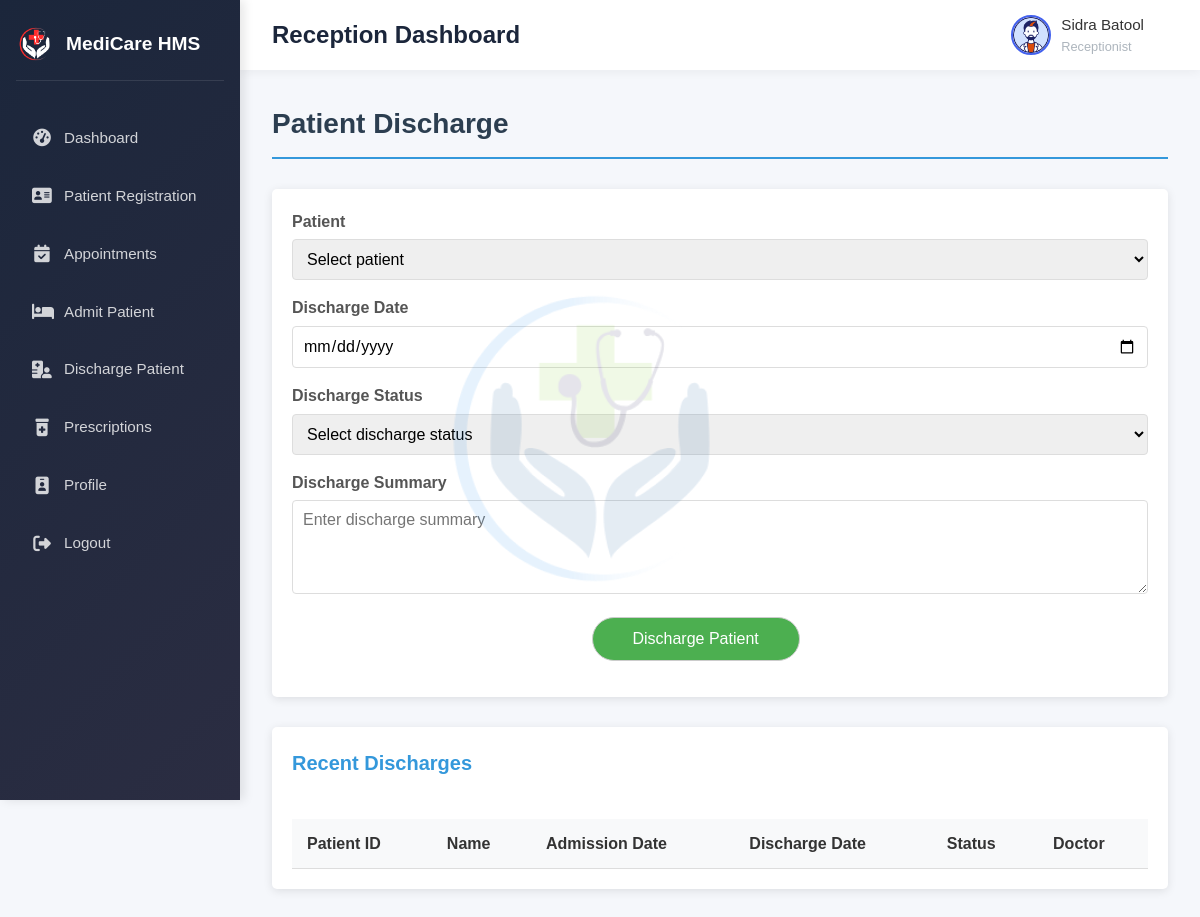
The app's page /Reception/discharge.php (signed in), older data.
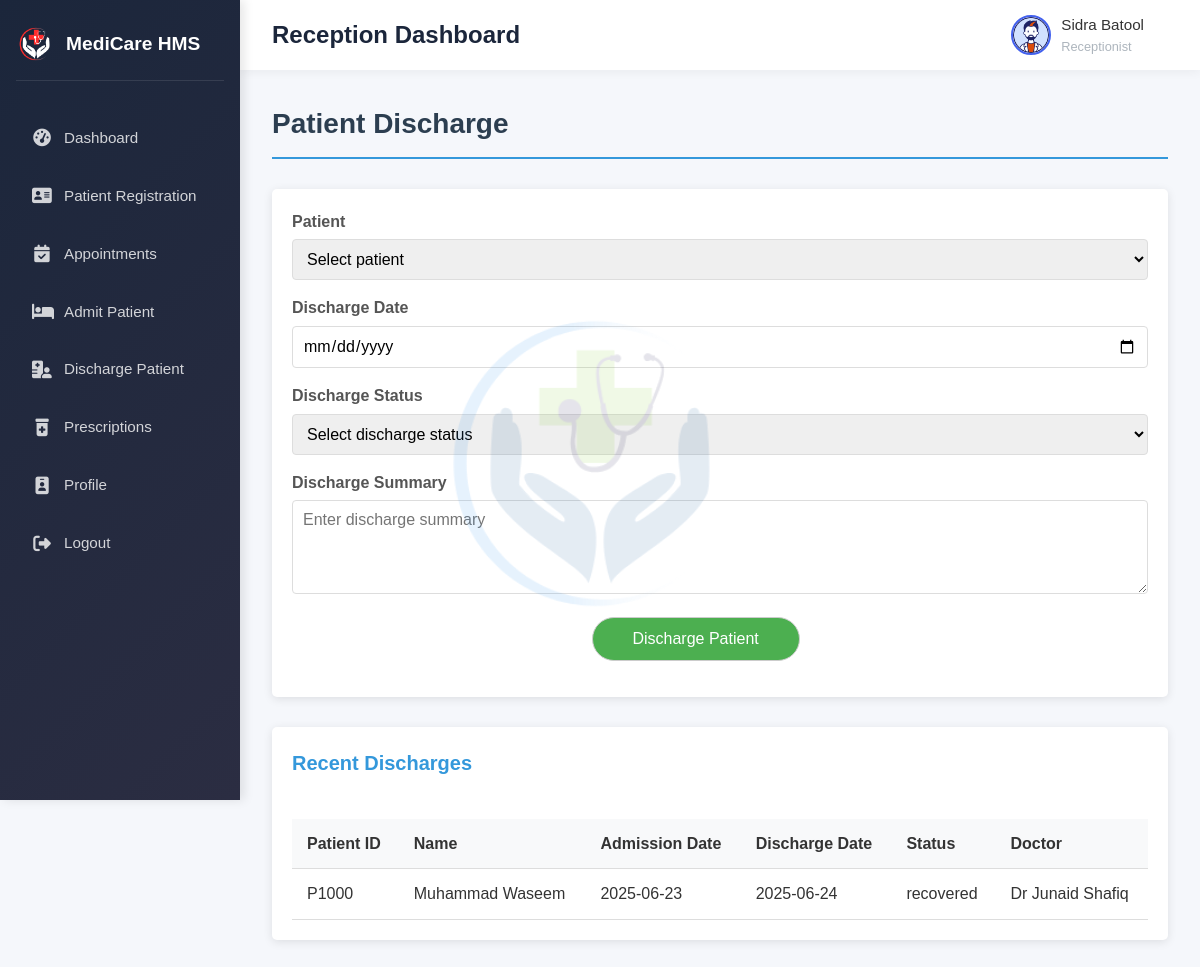
The same page, newer data.
### tables this page shows
CREATE TABLE `admin_patient` (
  `id` int(11) NOT NULL,
  `name` varchar(80) NOT NULL,
  `cnic` varchar(80) NOT NULL,
  `admit_date` date NOT NULL,
  `discharge_date` date NOT NULL,
  `ward` varchar(80) NOT NULL,
  `bed` varchar(80) NOT NULL,
  `doctor_name` varchar(80) NOT NULL,
  `notes` text NOT NULL,
  `status` varchar(80) NOT NULL,
  `discharge_status` varchar(80) NOT NULL,
  `discharge_summary` text NOT NULL
);

### Reception/discharge.php (the view, shortened to what this page needs)
<!DOCTYPE html>
<html lang="en">
<head>
</head>
<body>
    <?php
    include 'header.php';
    include 'navbar.php';
    ?>
    <div class="main-content">
        <div class="page-header">
            <h1>Patient Discharge</h1>
        </div>
        <div class="tab-content" id="discharge">
            <div class="card">
                <form method="post">
                    <div class="form-row">
                        <div class="form-group">
                        <label for="patient">Patient</label>
                        <select id="patient" name="patient" class="form-control" required>
                            <option value="">Select patient</option>
                        </select>
                    </div>
                    </div>
                    <div class="form-group">
                            <label for="admission-date">Discharge Date</label>
                            <input type="date" name="discharge_date" id="admission-date" class="form-control" required>
                        </div>
                    <div class="form-group">
                        <label for="discharge-status">Discharge Status</label>
                        <select name="discharge_status" id="discharge-status" class="form-control" required>
                            <option value="">Select discharge status</option>
                        </select>
                    </div>
                    <div class="form-group">
                        <label for="discharge-summary">Discharge Summary</label>
                        <textarea id="discharge-summary" name="summary" class="form-control" rows="4"
                            placeholder="Enter discharge summary"></textarea>
                    </div>
                    <button type="submit" name="submit" class="btn">Discharge Patient</button>
                </form>
            </div>
            <div class="card">
                <div class="card-header">Recent Discharges</div>
                <div class="table-container">
                    <table>
                        <thead>
                            <tr>
                                <th>Patient ID</th>
                                <th>Name</th>
                                <th>Admission Date</th>
                                <th>Discharge Date</th>
                                <th>Status</th>
                                <th>Doctor</th>
                            </tr>
                        </thead>
                        <tbody>
                            <?php
                              $i=1000;
                              $sql="select * from admin_patient where status='discharge' order by id DESC";
                              $result=mysqli_query($con,$sql);
                              while($row=mysqli_fetch_array($result)){
                              ?>
                            <tr>
                                <td>P<?php echo $i++;?></td>
                                <td><?php echo $row['name'];?></td>
                                <td><?php echo $row['admit_date'];?></td>
                                <td><?php echo $row['discharge_date'];?></td>
                                <td><?php echo $row['discharge_status'];?></td>
                                <td><?php echo $row['doctor_name'];?></td>
                            </tr>
                            <?php } ?>
                        </tbody>
                    </table>
                </div>
            </div>
        </div>
    </div>

Row changes from the older to the newer data that the page shows:
added admin_patient: name "Muhammad Waseem", admit_date "2025-06-23", discharge_date "2025-06-24", discharge_status "recovered", doctor_name "Dr Junaid Shafiq"
